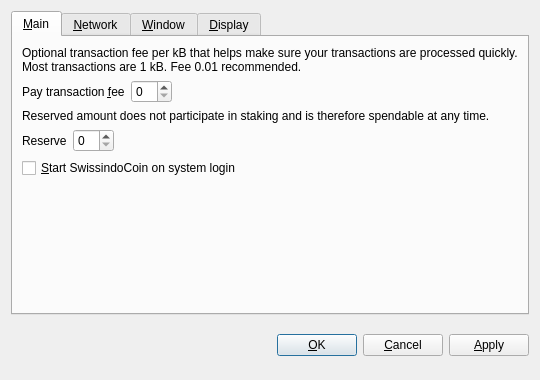
<?xml version="1.0" encoding="UTF-8"?>
<ui version="4.0">
 <class>OptionsDialog</class>
 <widget class="QDialog" name="OptionsDialog">
  <property name="geometry">
   <rect>
    <x>0</x>
    <y>0</y>
    <width>540</width>
    <height>380</height>
   </rect>
  </property>
  <property name="windowTitle">
   <string>Options</string>
  </property>
  <property name="modal">
   <bool>true</bool>
  </property>
  <layout class="QVBoxLayout" name="verticalLayout">
   <item>
    <widget class="QTabWidget" name="tabWidget">
     <property name="tabPosition">
      <enum>QTabWidget::North</enum>
     </property>
     <property name="currentIndex">
      <number>0</number>
     </property>
     <widget class="QWidget" name="tabMain">
      <attribute name="title">
       <string>&amp;Main</string>
      </attribute>
      <layout class="QVBoxLayout" name="verticalLayout_Main">
       <item>
        <widget class="QLabel" name="transactionFeeInfoLabel">
         <property name="text">
          <string>Optional transaction fee per kB that helps make sure your transactions are processed quickly. Most transactions are 1 kB. Fee 0.01 recommended.</string>
         </property>
         <property name="textFormat">
          <enum>Qt::PlainText</enum>
         </property>
         <property name="wordWrap">
          <bool>true</bool>
         </property>
        </widget>
       </item>
       <item>
        <layout class="QHBoxLayout" name="horizontalLayoutFee">
         <item>
          <widget class="QLabel" name="transactionFeeLabel">
           <property name="text">
            <string>Pay transaction &amp;fee</string>
           </property>
           <property name="textFormat">
            <enum>Qt::PlainText</enum>
           </property>
           <property name="buddy">
            <cstring>transactionFee</cstring>
           </property>
          </widget>
         </item>
         <item>
          <widget class="BitcoinAmountField" name="transactionFee"/>
         </item>
         <item>
          <spacer name="horizontalSpacerFee">
           <property name="orientation">
            <enum>Qt::Horizontal</enum>
           </property>
           <property name="sizeHint" stdset="0">
            <size>
             <width>40</width>
             <height>20</height>
            </size>
           </property>
          </spacer>
         </item>
        </layout>
       </item>
       <item>
        <widget class="QLabel" name="reserveBalanceInfoLabel">
         <property name="text">
          <string>Reserved amount does not participate in staking and is therefore spendable at any time.</string>
         </property>
         <property name="textFormat">
          <enum>Qt::PlainText</enum>
         </property>
         <property name="wordWrap">
          <bool>true</bool>
         </property>
        </widget>
       </item>
       <item>
        <layout class="QHBoxLayout" name="horizontalLayoutReserveBalance">
         <item>
          <widget class="QLabel" name="reserveBalanceLabel">
           <property name="text">
            <string>Reserve</string>
           </property>
           <property name="textFormat">
            <enum>Qt::PlainText</enum>
           </property>
           <property name="buddy">
            <cstring>reserveBalance</cstring>
           </property>
          </widget>
         </item>
         <item>
          <widget class="BitcoinAmountField" name="reserveBalance"/>
         </item>
         <item>
          <spacer name="horizontalSpacerReserveBalance">
           <property name="orientation">
            <enum>Qt::Horizontal</enum>
           </property>
           <property name="sizeHint" stdset="0">
            <size>
             <width>40</width>
             <height>20</height>
            </size>
           </property>
          </spacer>
         </item>
        </layout>
       </item>
       <item>
        <widget class="QCheckBox" name="bitcoinAtStartup">
         <property name="toolTip">
          <string>Automatically start SwissindoCoin after logging in to the system.</string>
         </property>
         <property name="text">
          <string>&amp;Start SwissindoCoin on system login</string>
         </property>
        </widget>
       </item>
       <item>
        <spacer name="verticalSpacer_Main">
         <property name="orientation">
          <enum>Qt::Vertical</enum>
         </property>
         <property name="sizeHint" stdset="0">
          <size>
           <width>20</width>
           <height>40</height>
          </size>
         </property>
        </spacer>
       </item>
      </layout>
     </widget>
     <widget class="QWidget" name="tabNetwork">
      <attribute name="title">
       <string>&amp;Network</string>
      </attribute>
      <layout class="QVBoxLayout" name="verticalLayout_Network">
       <item>
        <widget class="QCheckBox" name="mapPortUpnp">
         <property name="toolTip">
          <string>Automatically open the SwissindoCoin client port on the router. This only works when your router supports UPnP and it is enabled.</string>
         </property>
         <property name="text">
          <string>Map port using &amp;UPnP</string>
         </property>
        </widget>
       </item>
       <item>
        <widget class="QCheckBox" name="connectSocks">
         <property name="toolTip">
          <string>Connect to the SwissindoCoin network through a SOCKS proxy (e.g. when connecting through Tor).</string>
         </property>
         <property name="text">
          <string>&amp;Connect through SOCKS proxy:</string>
         </property>
        </widget>
       </item>
       <item>
        <layout class="QHBoxLayout" name="horizontalLayout_Network">
         <item>
          <widget class="QLabel" name="proxyIpLabel">
           <property name="text">
            <string>Proxy &amp;IP:</string>
           </property>
           <property name="textFormat">
            <enum>Qt::PlainText</enum>
           </property>
           <property name="buddy">
            <cstring>proxyIp</cstring>
           </property>
          </widget>
         </item>
         <item>
          <widget class="QValidatedLineEdit" name="proxyIp">
           <property name="maximumSize">
            <size>
             <width>140</width>
             <height>16777215</height>
            </size>
           </property>
           <property name="toolTip">
            <string>IP address of the proxy (e.g. 127.0.0.1)</string>
           </property>
          </widget>
         </item>
         <item>
          <widget class="QLabel" name="proxyPortLabel">
           <property name="text">
            <string>&amp;Port:</string>
           </property>
           <property name="textFormat">
            <enum>Qt::PlainText</enum>
           </property>
           <property name="buddy">
            <cstring>proxyPort</cstring>
           </property>
          </widget>
         </item>
         <item>
          <widget class="QLineEdit" name="proxyPort">
           <property name="maximumSize">
            <size>
             <width>55</width>
             <height>16777215</height>
            </size>
           </property>
           <property name="toolTip">
            <string>Port of the proxy (e.g. 9050)</string>
           </property>
          </widget>
         </item>
         <item>
          <widget class="QLabel" name="socksVersionLabel">
           <property name="text">
            <string>SOCKS &amp;Version:</string>
           </property>
           <property name="textFormat">
            <enum>Qt::PlainText</enum>
           </property>
           <property name="buddy">
            <cstring>socksVersion</cstring>
           </property>
          </widget>
         </item>
         <item>
          <widget class="QValueComboBox" name="socksVersion">
           <property name="toolTip">
            <string>SOCKS version of the proxy (e.g. 5)</string>
           </property>
          </widget>
         </item>
         <item>
          <spacer name="horizontalSpacer_Network">
           <property name="orientation">
            <enum>Qt::Horizontal</enum>
           </property>
           <property name="sizeHint" stdset="0">
            <size>
             <width>40</width>
             <height>20</height>
            </size>
           </property>
          </spacer>
         </item>
        </layout>
       </item>
       <item>
        <spacer name="verticalSpacer_Network">
         <property name="orientation">
          <enum>Qt::Vertical</enum>
         </property>
         <property name="sizeHint" stdset="0">
          <size>
           <width>20</width>
           <height>40</height>
          </size>
         </property>
        </spacer>
       </item>
      </layout>
     </widget>
     <widget class="QWidget" name="tabWindow">
      <attribute name="title">
       <string>&amp;Window</string>
      </attribute>
      <layout class="QVBoxLayout" name="verticalLayout_Window">
       <item>
        <widget class="QCheckBox" name="minimizeToTray">
         <property name="toolTip">
          <string>Show only a tray icon after minimizing the window.</string>
         </property>
         <property name="text">
          <string>&amp;Minimize to the tray instead of the taskbar</string>
         </property>
        </widget>
       </item>
       <item>
        <widget class="QCheckBox" name="minimizeOnClose">
         <property name="toolTip">
          <string>Minimize instead of exit the application when the window is closed. When this option is enabled, the application will be closed only after selecting Quit in the menu.</string>
         </property>
         <property name="text">
          <string>M&amp;inimize on close</string>
         </property>
        </widget>
       </item>
       <item>
        <spacer name="verticalSpacer_Window">
         <property name="orientation">
          <enum>Qt::Vertical</enum>
         </property>
         <property name="sizeHint" stdset="0">
          <size>
           <width>20</width>
           <height>40</height>
          </size>
         </property>
        </spacer>
       </item>
      </layout>
     </widget>
     <widget class="QWidget" name="tabDisplay">
      <attribute name="title">
       <string>&amp;Display</string>
      </attribute>
      <layout class="QVBoxLayout" name="verticalLayout_Display">
       <item>
        <layout class="QHBoxLayout" name="horizontalLayout_1_Display">
         <item>
          <widget class="QLabel" name="langLabel">
           <property name="text">
            <string>User Interface &amp;language:</string>
           </property>
           <property name="textFormat">
            <enum>Qt::PlainText</enum>
           </property>
           <property name="buddy">
            <cstring>lang</cstring>
           </property>
          </widget>
         </item>
         <item>
          <widget class="QValueComboBox" name="lang">
           <property name="toolTip">
            <string>The user interface language can be set here. This setting will take effect after restarting SwissindoCoin.</string>
           </property>
          </widget>
         </item>
        </layout>
       </item>
       <item>
        <layout class="QHBoxLayout" name="horizontalLayout_2_Display">
         <item>
          <widget class="QLabel" name="unitLabel">
           <property name="text">
            <string>&amp;Unit to show amounts in:</string>
           </property>
           <property name="textFormat">
            <enum>Qt::PlainText</enum>
           </property>
           <property name="buddy">
            <cstring>unit</cstring>
           </property>
          </widget>
         </item>
         <item>
          <widget class="QValueComboBox" name="unit">
           <property name="toolTip">
            <string>Choose the default subdivision unit to show in the interface and when sending coins.</string>
           </property>
          </widget>
         </item>
        </layout>
       </item>
       <item>
        <widget class="QCheckBox" name="displayAddresses">
         <property name="toolTip">
          <string>Whether to show SwissindoCoin addresses in the transaction list or not.</string>
         </property>
         <property name="text">
          <string>&amp;Display addresses in transaction list</string>
         </property>
        </widget>
       </item>
       <item>
        <widget class="QCheckBox" name="coinControlFeatures">
         <property name="toolTip">
          <string>Whether to show coin control features or not.</string>
         </property>
         <property name="text">
          <string>Display coin &amp;control features (experts only!)</string>
         </property>
        </widget>
       </item>
       <item>
        <spacer name="verticalSpacer_Display">
         <property name="orientation">
          <enum>Qt::Vertical</enum>
         </property>
         <property name="sizeHint" stdset="0">
          <size>
           <width>20</width>
           <height>40</height>
          </size>
         </property>
        </spacer>
       </item>
      </layout>
     </widget>
    </widget>
   </item>
   <item>
    <layout class="QHBoxLayout" name="horizontalLayout_Buttons">
     <item>
      <spacer name="horizontalSpacer_1">
       <property name="orientation">
        <enum>Qt::Horizontal</enum>
       </property>
       <property name="sizeHint" stdset="0">
        <size>
         <width>40</width>
         <height>48</height>
        </size>
       </property>
      </spacer>
     </item>
     <item>
      <widget class="QLabel" name="statusLabel">
       <property name="font">
        <font>
         <weight>75</weight>
         <bold>true</bold>
        </font>
       </property>
       <property name="text">
        <string/>
       </property>
       <property name="textFormat">
        <enum>Qt::PlainText</enum>
       </property>
       <property name="wordWrap">
        <bool>true</bool>
       </property>
      </widget>
     </item>
     <item>
      <spacer name="horizontalSpacer_2">
       <property name="orientation">
        <enum>Qt::Horizontal</enum>
       </property>
       <property name="sizeHint" stdset="0">
        <size>
         <width>40</width>
         <height>48</height>
        </size>
       </property>
      </spacer>
     </item>
     <item>
      <widget class="QPushButton" name="okButton">
       <property name="text">
        <string>&amp;OK</string>
       </property>
      </widget>
     </item>
     <item>
      <widget class="QPushButton" name="cancelButton">
       <property name="text">
        <string>&amp;Cancel</string>
       </property>
       <property name="autoDefault">
        <bool>false</bool>
       </property>
      </widget>
     </item>
     <item>
      <widget class="QPushButton" name="applyButton">
       <property name="text">
        <string>&amp;Apply</string>
       </property>
       <property name="autoDefault">
        <bool>false</bool>
       </property>
      </widget>
     </item>
    </layout>
   </item>
  </layout>
 </widget>
 <customwidgets>
  <customwidget>
   <class>BitcoinAmountField</class>
   <extends>QSpinBox</extends>
   <header>bitcoinamountfield.h</header>
  </customwidget>
  <customwidget>
   <class>QValueComboBox</class>
   <extends>QComboBox</extends>
   <header>qvaluecombobox.h</header>
  </customwidget>
  <customwidget>
   <class>QValidatedLineEdit</class>
   <extends>QLineEdit</extends>
   <header>qvalidatedlineedit.h</header>
  </customwidget>
 </customwidgets>
 <resources/>
 <connections/>
</ui>
